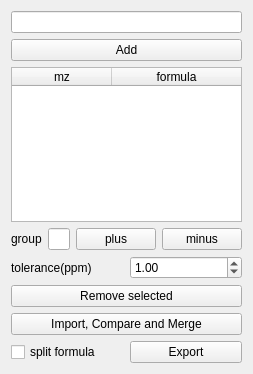
<?xml version="1.0" encoding="UTF-8"?>
<ui version="4.0">
 <class>Form</class>
 <widget class="QWidget" name="Form">
  <property name="geometry">
   <rect>
    <x>0</x>
    <y>0</y>
    <width>225</width>
    <height>374</height>
   </rect>
  </property>
  <property name="windowTitle">
   <string>Form</string>
  </property>
  <layout class="QVBoxLayout" name="verticalLayout">
   <item>
    <widget class="QLineEdit" name="addItemLineEdit">
     <property name="sizePolicy">
      <sizepolicy hsizetype="Preferred" vsizetype="Fixed">
       <horstretch>0</horstretch>
       <verstretch>0</verstretch>
      </sizepolicy>
     </property>
    </widget>
   </item>
   <item>
    <widget class="QPushButton" name="addPushButton">
     <property name="sizePolicy">
      <sizepolicy hsizetype="Preferred" vsizetype="Fixed">
       <horstretch>0</horstretch>
       <verstretch>0</verstretch>
      </sizepolicy>
     </property>
     <property name="text">
      <string>Add</string>
     </property>
    </widget>
   </item>
   <item>
    <widget class="QTableWidget" name="tableWidget">
     <property name="sizePolicy">
      <sizepolicy hsizetype="Preferred" vsizetype="Expanding">
       <horstretch>0</horstretch>
       <verstretch>0</verstretch>
      </sizepolicy>
     </property>
     <property name="maximumSize">
      <size>
       <width>16777215</width>
       <height>16777215</height>
      </size>
     </property>
     <property name="editTriggers">
      <set>QAbstractItemView::NoEditTriggers</set>
     </property>
     <property name="verticalScrollMode">
      <enum>QAbstractItemView::ScrollPerItem</enum>
     </property>
     <property name="horizontalScrollMode">
      <enum>QAbstractItemView::ScrollPerPixel</enum>
     </property>
     <attribute name="horizontalHeaderStretchLastSection">
      <bool>true</bool>
     </attribute>
     <column>
      <property name="text">
       <string>mz</string>
      </property>
     </column>
     <column>
      <property name="text">
       <string>formula</string>
      </property>
     </column>
    </widget>
   </item>
   <item>
    <layout class="QHBoxLayout" name="horizontalLayout">
     <item>
      <widget class="QLabel" name="label_2">
       <property name="text">
        <string>group</string>
       </property>
      </widget>
     </item>
     <item>
      <widget class="QLineEdit" name="groupLineEdit"/>
     </item>
     <item>
      <widget class="QPushButton" name="groupPlusPushButton">
       <property name="sizePolicy">
        <sizepolicy hsizetype="Preferred" vsizetype="Fixed">
         <horstretch>0</horstretch>
         <verstretch>0</verstretch>
        </sizepolicy>
       </property>
       <property name="text">
        <string>plus</string>
       </property>
      </widget>
     </item>
     <item>
      <widget class="QPushButton" name="groupMinusPushButton">
       <property name="sizePolicy">
        <sizepolicy hsizetype="Preferred" vsizetype="Fixed">
         <horstretch>0</horstretch>
         <verstretch>0</verstretch>
        </sizepolicy>
       </property>
       <property name="text">
        <string>minus</string>
       </property>
      </widget>
     </item>
    </layout>
   </item>
   <item>
    <layout class="QHBoxLayout" name="horizontalLayout_14">
     <item>
      <widget class="QLabel" name="label">
       <property name="sizePolicy">
        <sizepolicy hsizetype="Preferred" vsizetype="Preferred">
         <horstretch>0</horstretch>
         <verstretch>0</verstretch>
        </sizepolicy>
       </property>
       <property name="toolTip">
        <string>When adding, importing, merging or comparing masses, a new mass joins an existing mass-list entry if within this ±ppm; otherwise a new entry is created.</string>
       </property>
       <property name="text">
        <string>tolerance(ppm)</string>
       </property>
      </widget>
     </item>
     <item>
      <widget class="QDoubleSpinBox" name="doubleSpinBox">
       <property name="sizePolicy">
        <sizepolicy hsizetype="Preferred" vsizetype="Fixed">
         <horstretch>0</horstretch>
         <verstretch>0</verstretch>
        </sizepolicy>
       </property>
       <property name="minimum">
        <double>0.010000000000000</double>
       </property>
       <property name="maximum">
        <double>999.990000000000009</double>
       </property>
       <property name="singleStep">
        <double>0.100000000000000</double>
       </property>
       <property name="value">
        <double>1.000000000000000</double>
       </property>
      </widget>
     </item>
    </layout>
   </item>
   <item>
    <widget class="QPushButton" name="removePushButton">
     <property name="sizePolicy">
      <sizepolicy hsizetype="Preferred" vsizetype="Fixed">
       <horstretch>0</horstretch>
       <verstretch>0</verstretch>
      </sizepolicy>
     </property>
     <property name="text">
      <string>Remove selected</string>
     </property>
    </widget>
   </item>
   <item>
    <widget class="QPushButton" name="importCompareMergePushButton">
     <property name="sizePolicy">
      <sizepolicy hsizetype="Preferred" vsizetype="Fixed">
       <horstretch>0</horstretch>
       <verstretch>0</verstretch>
      </sizepolicy>
     </property>
     <property name="text">
      <string>Import, Compare and Merge</string>
     </property>
    </widget>
   </item>
   <item>
    <layout class="QHBoxLayout" name="horizontalLayout_2">
     <item>
      <widget class="QCheckBox" name="splitFormulaCheckBox">
       <property name="text">
        <string>split formula</string>
       </property>
      </widget>
     </item>
     <item>
      <widget class="QPushButton" name="exportPushButton">
       <property name="sizePolicy">
        <sizepolicy hsizetype="Preferred" vsizetype="Fixed">
         <horstretch>0</horstretch>
         <verstretch>0</verstretch>
        </sizepolicy>
       </property>
       <property name="text">
        <string>Export</string>
       </property>
      </widget>
     </item>
    </layout>
   </item>
  </layout>
 </widget>
 <resources/>
 <connections/>
</ui>
